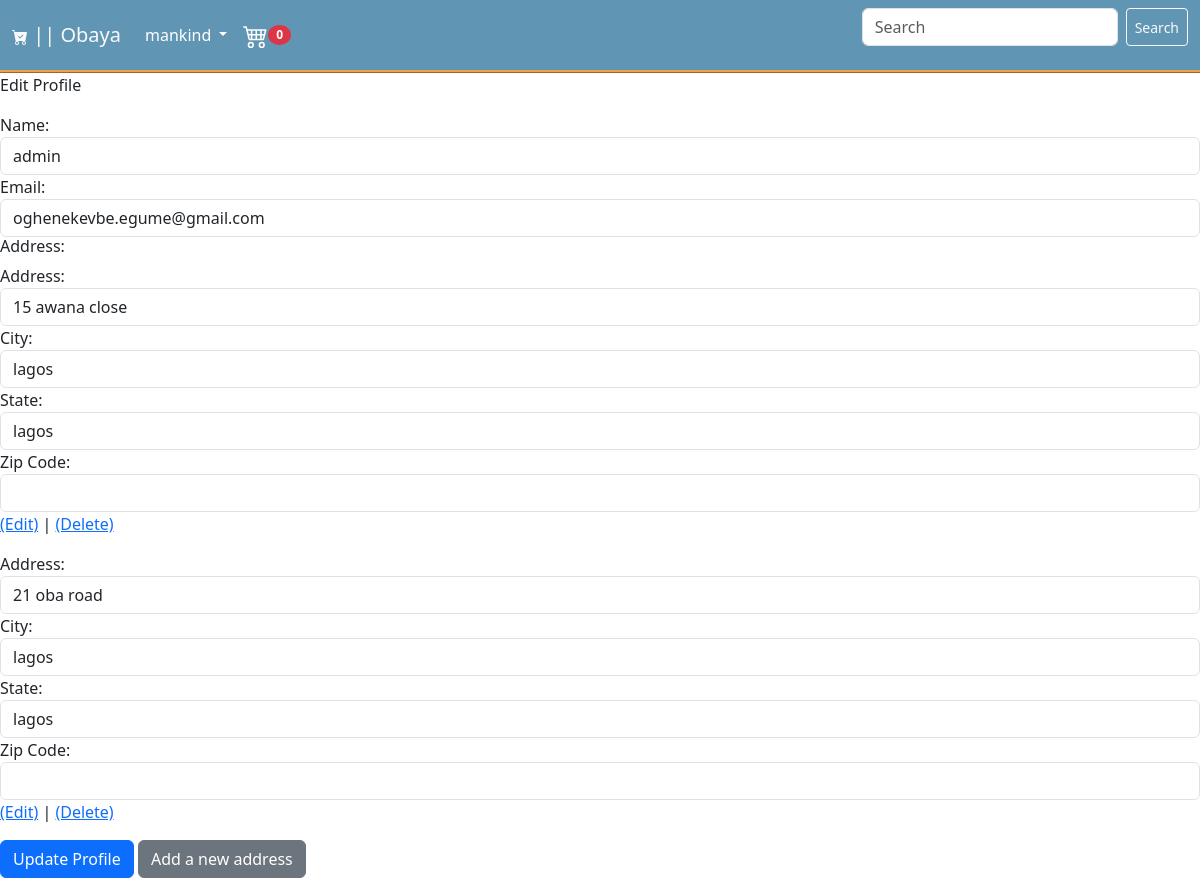
/9/profile/ (signed in), run on the app's committed database.
### store/models.py (models this page shows, shortened)
class Order(models.Model):
    customer = models.ForeignKey(Customer, related_name='orders', null=True, blank=True, on_delete =models.CASCADE )
    billing_address = models.ForeignKey(BillingAddress, on_delete=models.SET_NULL, blank=True, null=True, related_name='billing_address_order_set')
    date_ordered = models.DateTimeField(auto_now_add=True)
    complete = models.BooleanField(default=False, null=True, blank=False)
    transaction_id = models.UUIDField(default=uuid.uuid4, primary_key=True)
    @property
    def get_cart_items(self):
        orderitems = self.orderitem_set.all()
        total = sum([item.quantity for item in orderitems])
        return total

class Customer(models.Model):
    user = models.OneToOneField(settings.AUTH_USER_MODEL, on_delete=models.CASCADE, null=True)
    billing_address = models.ForeignKey(BillingAddress, related_name='customers', on_delete=models.SET_NULL, null=True, blank=True)

class BillingAddress(models.Model):
    customer = models.ForeignKey('Customer', on_delete=models.SET_NULL, blank=True, null=True, related_name='billing_addresses')
    address = models.CharField(max_length=225, null=True, blank=True)
    city = models.CharField(max_length=225, null=True, blank=True)
    state = models.CharField(max_length=225, null=True, blank=True)
    zipcode = models.CharField(max_length=225, null=True, blank=True)
    date_added = models.DateTimeField(default=timezone.now)
    is_no_billing_address = models.BooleanField(default=False)
    class Meta:
        ordering = ('is_no_billing_address', 'id')

### store/views.py (the view)
# urls.py: path("<str:pk>/profile/", Profile.as_view(), name="profile"),
class Profile(DetailView):
    model = Customer
    template_name = "registration/profile.html"
    context_object_name = 'customer'
    def get_address(self):
        customer = self.request.user.customer
        return customer.billing_addresses.all()
    def get_context_data(self, **kwargs):
        context = super().get_context_data(**kwargs)
        if self.request.user.is_authenticated:
            order, created = Order.objects.get_or_create(customer=self.request.user.customer, complete=False)
            order_item = order.orderitem_set.all()
            addresses = self.get_address()
            context["order"] = order
            context["order_item"] = order_item
            context["addresses"] = addresses
        return context

### store/templates/registration/profile.html (shortened to what this page needs)
{% extends 'base.html' %}
{% block content %}
  <div class="row">
    <div class="col">
      {% if customer %}
        <div class="col-2">
          <p><a class="dropdown-item" href="{% url 'edit_profile' customer.user.pk %}">Edit Profile</a></p>
        </div>
        <form method="POST">
          <div class="form-group">
            <label for="name">Name:</label>
            <input type="text" class="form-control" id="name" name="name" value="{{ customer.user }}">
          </div>
          <div class="form-group">
            <label for="email">Email:</label>
            <input type="email" class="form-control" id="email" name="email" value="{{ customer.user.email }}">
          </div>
          {% if addresses %}
            <h6>Address:</h6>
            {% for address in addresses %}
              <div class="form-group">
                <label for="address">Address:</label>
                <input type="text" class="form-control" id="address" name="address" value="{{ address.address }}">
              </div>
              <div class="form-group">
                <label for="city">City:</label>
                <input type="text" class="form-control" id="city" name="city" value="{{ address.city }}">
              </div>
              <div class="form-group">
                <label for="state">State:</label>
                <input type="text" class="form-control" id="state" name="state" value="{{ address.state }}">
              </div>
              <div class="form-group">
                <label for="zipcode">Zip Code:</label>
                <input type="text" class="form-control" id="zipcode" name="zipcode" value="{{ address.zipcode }}">
              </div>
              <p><a href="{% url 'edit_address' pk=address.pk %}">(Edit)</a> |  <a href="{% url 'delete_address' address.pk%}">(Delete)</a></p>
            {% endfor %}
          {% else %}
            <p>No address on file.</p>
          {% endif %}
          <button type="submit" class="btn btn-primary">Update Profile</button>
          <a href="{% url 'add_address'  %}" class="btn btn-secondary">Add a new address</a>
        </form>
      {% else %}
        <p>You are not logged in.</p>
      {% endif %}
    </div>
  </div>
{% endblock %}

### store/templates/base.html (shortened to what this page needs)
{% load static %}
{% load bootstrap5 %}
{% bootstrap_css %}
<!DOCTYPE html>
<html lang="en">
<head>
    <link rel="stylesheet" type="text/css" href="{% static 'css/base.css' %}">
</head>
<body>
    <nav class="navbar navbar-expand-lg bg-secondary">
        <div class="container-fluid">
          <a class="navbar-brand text-light" href="{% url 'store' %}"> || Obaya</a>
          <div class="collapse navbar-collapse" id="navbarSupportedContent">
            <ul class="navbar-nav me-auto mb-2 mb-lg-0">
              <li class="nav-item dropdown">
                {% if user.is_authenticated%}
                    <a class="nav-link dropdown-toggle" href="#" role="button" data-bs-toggle="dropdown" aria-expanded="false">
                      {{user.username}}
                    </a>
                {% endif %}
              </li>
              <li class="nav-item">
                <a class="nav-link" href=" {% url 'cart' %} "><small class='badge bg-danger rounded-circle'id='cart-badge'>
                 {{order.get_cart_items}}
                </small></a>
              </li>
            </ul>
            <form class="d-flex" method="GET" action="{% url 'store' %}">
              <input class="form-control me-2" type="search" placeholder="Search" aria-label="Search" name="q" style='width:16rem;'>
              <button class="btn btn-sm btn-outline-light text-light" type="submit">Search</button>
            </form>
          </div>
        </div>
    </nav>
{% block content %}
{% endblock content %}
</body>
</html>

### static/css/base.css (style rules this page uses)
body { background-color: #fff; }
.navbar { background-color: #6096B4 !important; border-bottom-style: ridge; border-bottom-color: #F0A04B; }
.navbar ul li a { color: #fff !important; }

### data on the page
Order: get_cart_items "0"
Customer: name "admin", email "oghenekevbe.egume@gmail.com"
BillingAddress: address "15 awana close", city "lagos", state "lagos"
BillingAddress: address "21 oba road", city "lagos", state "lagos"

### other printed values
{{ user.username }} "mankind"
